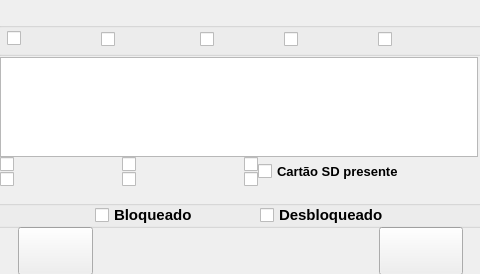
<?xml version="1.0" encoding="UTF-8"?>
<ui version="4.0">
 <class>FastPicTagWindow</class>
 <widget class="QWidget" name="FastPicTagWindow">
  <property name="windowModality">
   <enum>Qt::ApplicationModal</enum>
  </property>
  <property name="geometry">
   <rect>
    <x>0</x>
    <y>0</y>
    <width>480</width>
    <height>274</height>
   </rect>
  </property>
  <property name="maximumSize">
   <size>
    <width>16777215</width>
    <height>16777215</height>
   </size>
  </property>
  <property name="windowTitle">
   <string notr="true">FastPic</string>
  </property>
  <widget class="QWidget" name="gridLayoutWidget">
   <property name="geometry">
    <rect>
     <x>0</x>
     <y>57</y>
     <width>501</width>
     <height>171</height>
    </rect>
   </property>
   <layout class="QGridLayout" name="gridLayout">
    <property name="rightMargin">
     <number>0</number>
    </property>
    <property name="spacing">
     <number>0</number>
    </property>
    <item row="3" column="0">
     <widget class="QCheckBox" name="chkTIM2">
      <property name="sizePolicy">
       <sizepolicy hsizetype="Minimum" vsizetype="Fixed">
        <horstretch>0</horstretch>
        <verstretch>0</verstretch>
       </sizepolicy>
      </property>
      <property name="minimumSize">
       <size>
        <width>104</width>
        <height>0</height>
       </size>
      </property>
      <property name="font">
       <font>
        <pointsize>9</pointsize>
       </font>
      </property>
      <property name="text">
       <string/>
      </property>
      <property name="icon">
       <iconset>
        <activeon>device_logos/carrier_logos/TIM.png</activeon>
       </iconset>
      </property>
      <property name="iconSize">
       <size>
        <width>65</width>
        <height>20</height>
       </size>
      </property>
     </widget>
    </item>
    <item row="3" column="2">
     <widget class="QCheckBox" name="chkClaro2">
      <property name="sizePolicy">
       <sizepolicy hsizetype="Maximum" vsizetype="Fixed">
        <horstretch>0</horstretch>
        <verstretch>0</verstretch>
       </sizepolicy>
      </property>
      <property name="font">
       <font>
        <pointsize>9</pointsize>
       </font>
      </property>
      <property name="text">
       <string/>
      </property>
      <property name="icon">
       <iconset>
        <activeon>device_logos/carrier_logos/claro.png</activeon>
       </iconset>
      </property>
      <property name="iconSize">
       <size>
        <width>65</width>
        <height>20</height>
       </size>
      </property>
     </widget>
    </item>
    <item row="3" column="1">
     <widget class="QCheckBox" name="chkVivo2">
      <property name="sizePolicy">
       <sizepolicy hsizetype="Minimum" vsizetype="Fixed">
        <horstretch>0</horstretch>
        <verstretch>0</verstretch>
       </sizepolicy>
      </property>
      <property name="minimumSize">
       <size>
        <width>95</width>
        <height>0</height>
       </size>
      </property>
      <property name="font">
       <font>
        <pointsize>9</pointsize>
       </font>
      </property>
      <property name="text">
       <string/>
      </property>
      <property name="icon">
       <iconset>
        <activeon>device_logos/carrier_logos/vivo.png</activeon>
       </iconset>
      </property>
      <property name="iconSize">
       <size>
        <width>65</width>
        <height>20</height>
       </size>
      </property>
     </widget>
    </item>
    <item row="2" column="0">
     <widget class="QCheckBox" name="chkTIM1">
      <property name="sizePolicy">
       <sizepolicy hsizetype="Minimum" vsizetype="Fixed">
        <horstretch>0</horstretch>
        <verstretch>0</verstretch>
       </sizepolicy>
      </property>
      <property name="minimumSize">
       <size>
        <width>104</width>
        <height>0</height>
       </size>
      </property>
      <property name="font">
       <font>
        <pointsize>9</pointsize>
       </font>
      </property>
      <property name="text">
       <string/>
      </property>
      <property name="icon">
       <iconset>
        <activeon>device_logos/carrier_logos/TIM.png</activeon>
       </iconset>
      </property>
      <property name="iconSize">
       <size>
        <width>65</width>
        <height>20</height>
       </size>
      </property>
     </widget>
    </item>
    <item row="2" column="2">
     <widget class="QCheckBox" name="chkClaro1">
      <property name="sizePolicy">
       <sizepolicy hsizetype="Maximum" vsizetype="Fixed">
        <horstretch>0</horstretch>
        <verstretch>0</verstretch>
       </sizepolicy>
      </property>
      <property name="font">
       <font>
        <pointsize>9</pointsize>
       </font>
      </property>
      <property name="text">
       <string/>
      </property>
      <property name="icon">
       <iconset>
        <activeon>device_logos/carrier_logos/claro.png</activeon>
       </iconset>
      </property>
      <property name="iconSize">
       <size>
        <width>65</width>
        <height>20</height>
       </size>
      </property>
     </widget>
    </item>
    <item row="2" column="1">
     <widget class="QCheckBox" name="chkVivo1">
      <property name="sizePolicy">
       <sizepolicy hsizetype="Minimum" vsizetype="Fixed">
        <horstretch>0</horstretch>
        <verstretch>0</verstretch>
       </sizepolicy>
      </property>
      <property name="minimumSize">
       <size>
        <width>95</width>
        <height>0</height>
       </size>
      </property>
      <property name="font">
       <font>
        <pointsize>9</pointsize>
       </font>
      </property>
      <property name="text">
       <string/>
      </property>
      <property name="icon">
       <iconset>
        <activeon>device_logos/carrier_logos/vivo.png</activeon>
       </iconset>
      </property>
      <property name="iconSize">
       <size>
        <width>64</width>
        <height>20</height>
       </size>
      </property>
     </widget>
    </item>
    <item row="1" column="0" colspan="5">
     <widget class="QListWidget" name="lstDevices">
      <property name="maximumSize">
       <size>
        <width>478</width>
        <height>100</height>
       </size>
      </property>
      <property name="font">
       <font>
        <pointsize>12</pointsize>
       </font>
      </property>
     </widget>
    </item>
    <item row="5" column="0">
     <spacer name="verticalSpacer">
      <property name="orientation">
       <enum>Qt::Vertical</enum>
      </property>
      <property name="sizeHint" stdset="0">
       <size>
        <width>20</width>
        <height>40</height>
       </size>
      </property>
     </spacer>
    </item>
    <item row="2" column="3" rowspan="2" colspan="2">
     <widget class="QCheckBox" name="chkSDCard">
      <property name="font">
       <font>
        <pointsize>10</pointsize>
        <weight>75</weight>
        <bold>true</bold>
       </font>
      </property>
      <property name="text">
       <string>Cartão SD presente</string>
      </property>
     </widget>
    </item>
   </layout>
  </widget>
  <widget class="QLabel" name="lblCaseId">
   <property name="geometry">
    <rect>
     <x>92</x>
     <y>-1</y>
     <width>291</width>
     <height>31</height>
    </rect>
   </property>
   <property name="minimumSize">
    <size>
     <width>190</width>
     <height>0</height>
    </size>
   </property>
   <property name="maximumSize">
    <size>
     <width>16777215</width>
     <height>16777215</height>
    </size>
   </property>
   <property name="font">
    <font>
     <family>Lucida Console</family>
     <pointsize>14</pointsize>
     <weight>75</weight>
     <bold>true</bold>
    </font>
   </property>
   <property name="styleSheet">
    <string notr="true">color: rgb(0, 85, 255)</string>
   </property>
   <property name="text">
    <string notr="true"/>
   </property>
   <property name="alignment">
    <set>Qt::AlignCenter</set>
   </property>
  </widget>
  <widget class="QPushButton" name="btnExitTagUi">
   <property name="geometry">
    <rect>
     <x>18</x>
     <y>227</y>
     <width>75</width>
     <height>48</height>
    </rect>
   </property>
   <property name="text">
    <string/>
   </property>
   <property name="icon">
    <iconset>
     <activeon>back.png</activeon>
    </iconset>
   </property>
   <property name="iconSize">
    <size>
     <width>40</width>
     <height>30</height>
    </size>
   </property>
  </widget>
  <widget class="QPushButton" name="btnPrintTag">
   <property name="geometry">
    <rect>
     <x>379</x>
     <y>227</y>
     <width>84</width>
     <height>48</height>
    </rect>
   </property>
   <property name="text">
    <string/>
   </property>
   <property name="icon">
    <iconset>
     <activeon>printer.png</activeon>
    </iconset>
   </property>
   <property name="iconSize">
    <size>
     <width>40</width>
     <height>40</height>
    </size>
   </property>
  </widget>
  <widget class="QGroupBox" name="groupBox">
   <property name="geometry">
    <rect>
     <x>-3</x>
     <y>22</y>
     <width>490</width>
     <height>34</height>
    </rect>
   </property>
   <property name="title">
    <string/>
   </property>
   <property name="flat">
    <bool>false</bool>
   </property>
   <widget class="QCheckBox" name="chkSamsung">
    <property name="geometry">
     <rect>
      <x>10</x>
      <y>-4</y>
      <width>101</width>
      <height>41</height>
     </rect>
    </property>
    <property name="sizePolicy">
     <sizepolicy hsizetype="Minimum" vsizetype="Fixed">
      <horstretch>0</horstretch>
      <verstretch>0</verstretch>
     </sizepolicy>
    </property>
    <property name="minimumSize">
     <size>
      <width>61</width>
      <height>0</height>
     </size>
    </property>
    <property name="font">
     <font>
      <pointsize>1</pointsize>
     </font>
    </property>
    <property name="text">
     <string/>
    </property>
    <property name="icon">
     <iconset>
      <activeon>device_logos/samsung.png</activeon>
     </iconset>
    </property>
    <property name="iconSize">
     <size>
      <width>70</width>
      <height>37</height>
     </size>
    </property>
    <property name="autoExclusive">
     <bool>true</bool>
    </property>
   </widget>
   <widget class="QCheckBox" name="chkMotorola">
    <property name="geometry">
     <rect>
      <x>104</x>
      <y>-5</y>
      <width>102</width>
      <height>44</height>
     </rect>
    </property>
    <property name="sizePolicy">
     <sizepolicy hsizetype="Minimum" vsizetype="Fixed">
      <horstretch>0</horstretch>
      <verstretch>0</verstretch>
     </sizepolicy>
    </property>
    <property name="minimumSize">
     <size>
      <width>102</width>
      <height>0</height>
     </size>
    </property>
    <property name="font">
     <font>
      <pointsize>2</pointsize>
     </font>
    </property>
    <property name="text">
     <string/>
    </property>
    <property name="icon">
     <iconset>
      <activeon>device_logos/motorola.png</activeon>
     </iconset>
    </property>
    <property name="iconSize">
     <size>
      <width>74</width>
      <height>40</height>
     </size>
    </property>
    <property name="autoExclusive">
     <bool>true</bool>
    </property>
   </widget>
   <widget class="QCheckBox" name="chkApple">
    <property name="geometry">
     <rect>
      <x>203</x>
      <y>0</y>
      <width>87</width>
      <height>34</height>
     </rect>
    </property>
    <property name="sizePolicy">
     <sizepolicy hsizetype="Minimum" vsizetype="Fixed">
      <horstretch>0</horstretch>
      <verstretch>0</verstretch>
     </sizepolicy>
    </property>
    <property name="minimumSize">
     <size>
      <width>87</width>
      <height>0</height>
     </size>
    </property>
    <property name="font">
     <font>
      <pointsize>2</pointsize>
     </font>
    </property>
    <property name="text">
     <string/>
    </property>
    <property name="icon">
     <iconset>
      <activeon>device_logos/apple.png</activeon>
     </iconset>
    </property>
    <property name="iconSize">
     <size>
      <width>60</width>
      <height>30</height>
     </size>
    </property>
    <property name="autoExclusive">
     <bool>true</bool>
    </property>
   </widget>
   <widget class="QCheckBox" name="chkLG">
    <property name="geometry">
     <rect>
      <x>287</x>
      <y>0</y>
      <width>91</width>
      <height>34</height>
     </rect>
    </property>
    <property name="sizePolicy">
     <sizepolicy hsizetype="Minimum" vsizetype="Fixed">
      <horstretch>0</horstretch>
      <verstretch>0</verstretch>
     </sizepolicy>
    </property>
    <property name="minimumSize">
     <size>
      <width>91</width>
      <height>0</height>
     </size>
    </property>
    <property name="font">
     <font>
      <pointsize>2</pointsize>
     </font>
    </property>
    <property name="text">
     <string/>
    </property>
    <property name="icon">
     <iconset>
      <activeon>device_logos/lg.png</activeon>
     </iconset>
    </property>
    <property name="iconSize">
     <size>
      <width>60</width>
      <height>30</height>
     </size>
    </property>
    <property name="autoExclusive">
     <bool>true</bool>
    </property>
   </widget>
   <widget class="QCheckBox" name="chkXiaomi">
    <property name="geometry">
     <rect>
      <x>381</x>
      <y>-2</y>
      <width>91</width>
      <height>38</height>
     </rect>
    </property>
    <property name="sizePolicy">
     <sizepolicy hsizetype="Preferred" vsizetype="Fixed">
      <horstretch>0</horstretch>
      <verstretch>0</verstretch>
     </sizepolicy>
    </property>
    <property name="font">
     <font>
      <pointsize>2</pointsize>
     </font>
    </property>
    <property name="text">
     <string/>
    </property>
    <property name="icon">
     <iconset>
      <activeon>device_logos/xiaomi.png</activeon>
     </iconset>
    </property>
    <property name="iconSize">
     <size>
      <width>66</width>
      <height>34</height>
     </size>
    </property>
    <property name="autoExclusive">
     <bool>true</bool>
    </property>
   </widget>
  </widget>
  <widget class="QGroupBox" name="groupBox_2">
   <property name="geometry">
    <rect>
     <x>-10</x>
     <y>200</y>
     <width>501</width>
     <height>28</height>
    </rect>
   </property>
   <property name="title">
    <string/>
   </property>
   <widget class="QCheckBox" name="chkLocked">
    <property name="geometry">
     <rect>
      <x>105</x>
      <y>5</y>
      <width>136</width>
      <height>20</height>
     </rect>
    </property>
    <property name="font">
     <font>
      <pointsize>11</pointsize>
      <weight>75</weight>
      <bold>true</bold>
     </font>
    </property>
    <property name="text">
     <string notr="true">Bloqueado</string>
    </property>
    <property name="autoExclusive">
     <bool>true</bool>
    </property>
   </widget>
   <widget class="QCheckBox" name="chkUnlocked">
    <property name="geometry">
     <rect>
      <x>270</x>
      <y>5</y>
      <width>161</width>
      <height>20</height>
     </rect>
    </property>
    <property name="font">
     <font>
      <pointsize>11</pointsize>
      <weight>75</weight>
      <bold>true</bold>
     </font>
    </property>
    <property name="text">
     <string>Desbloqueado</string>
    </property>
    <property name="autoExclusive">
     <bool>true</bool>
    </property>
   </widget>
  </widget>
 </widget>
 <resources/>
 <connections/>
</ui>
